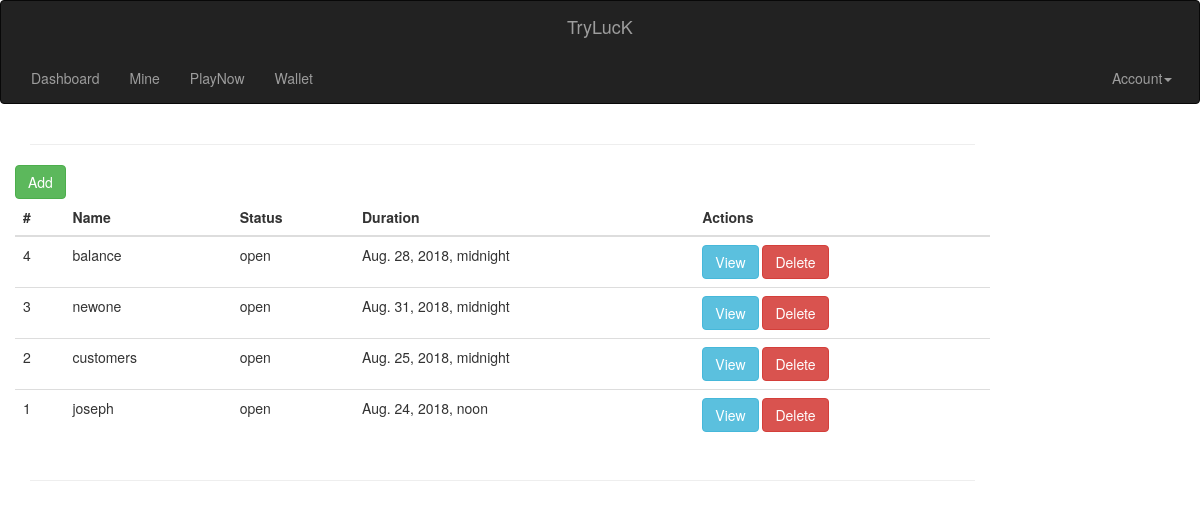
Before: /lucks/my/ (signed in) with the older database file.
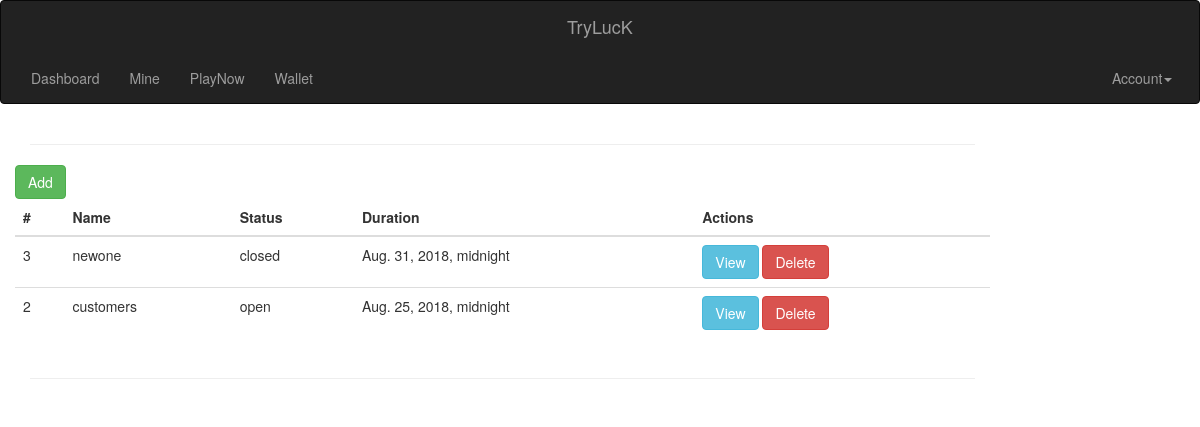
After: the same page with the newer database file.
### lucks/models.py (models this page shows, shortened)
class Luck(models.Model):
    id = models.AutoField(primary_key=True)
    name = models.CharField(max_length=50,unique=True)
    content = models.CharField(max_length=5000)
    head=models.CharField(max_length=50)
    tails=models.CharField(max_length=50)
    search = models.ForeignKey(Search)
    duration = models.DateTimeField()
    amount = models.IntegerField(default=0)
    user = models.ForeignKey(User)
    status=models.CharField(max_length=50,default='open')
    created_at = models.DateTimeField(auto_now_add=True)
    updated_at = models.DateTimeField(auto_now=True)

### lucks/views.py (the view)
# urls.py: url(r'my/$', views.mylucks,name='mylucks'),
@login_required(login_url='/login/')
def mylucks(request):
    lucks = models.Luck.objects.filter(user=request.user)
    return render(request, "lucks/mylucks.html", {'lucks':lucks})

### templates/lucks/mylucks.html (shortened to what this page needs)
{% extends "dashboard/base.html" %}
{% block content %}
<div class="row">
  <a href="/lucks/addnew" class="button btn btn-success">Add</a>
  <div class="table-responsive">
                                <table class="table table-hover">
                                    <thead>
                                        <tr>
                                          <th>#</th>
                                          <th>Name</th>
                                          <th>Status</th>
                                          <th>Duration</th>
                                          <th>Actions</th>
                                        </tr>
                                    </thead>
                                    <tbody>
                                      {% for l in lucks reversed %}
                                      <tr>
                                        <td>{{l.id}}</td>
                                        <td>{{l.name}}</td>
                                        <td>{{l.status}}</td>
                                        <td>{{l.duration}}</td>
                                        <td>
                                          <a href="/lucks/view/{{l.id}}" class="button btn btn-info">View</a>
                                          <a href="/lucks/del/{{l.id}}" class="button btn btn-danger">Delete</a>
                                        </td>
                                      </tr>
                                      {% endfor %}
                                    </tbody>
                                </table>
    </div>
</div>
{% endblock %}

Changed rows visible on the page:
removed Luck: id "4", name "balance", status "open", duration "Aug. 28, 2018, midnight"
removed Luck: id "1", name "joseph", status "open", duration "Aug. 24, 2018, noon"
changed Luck "newone": status "open" → "closed"
